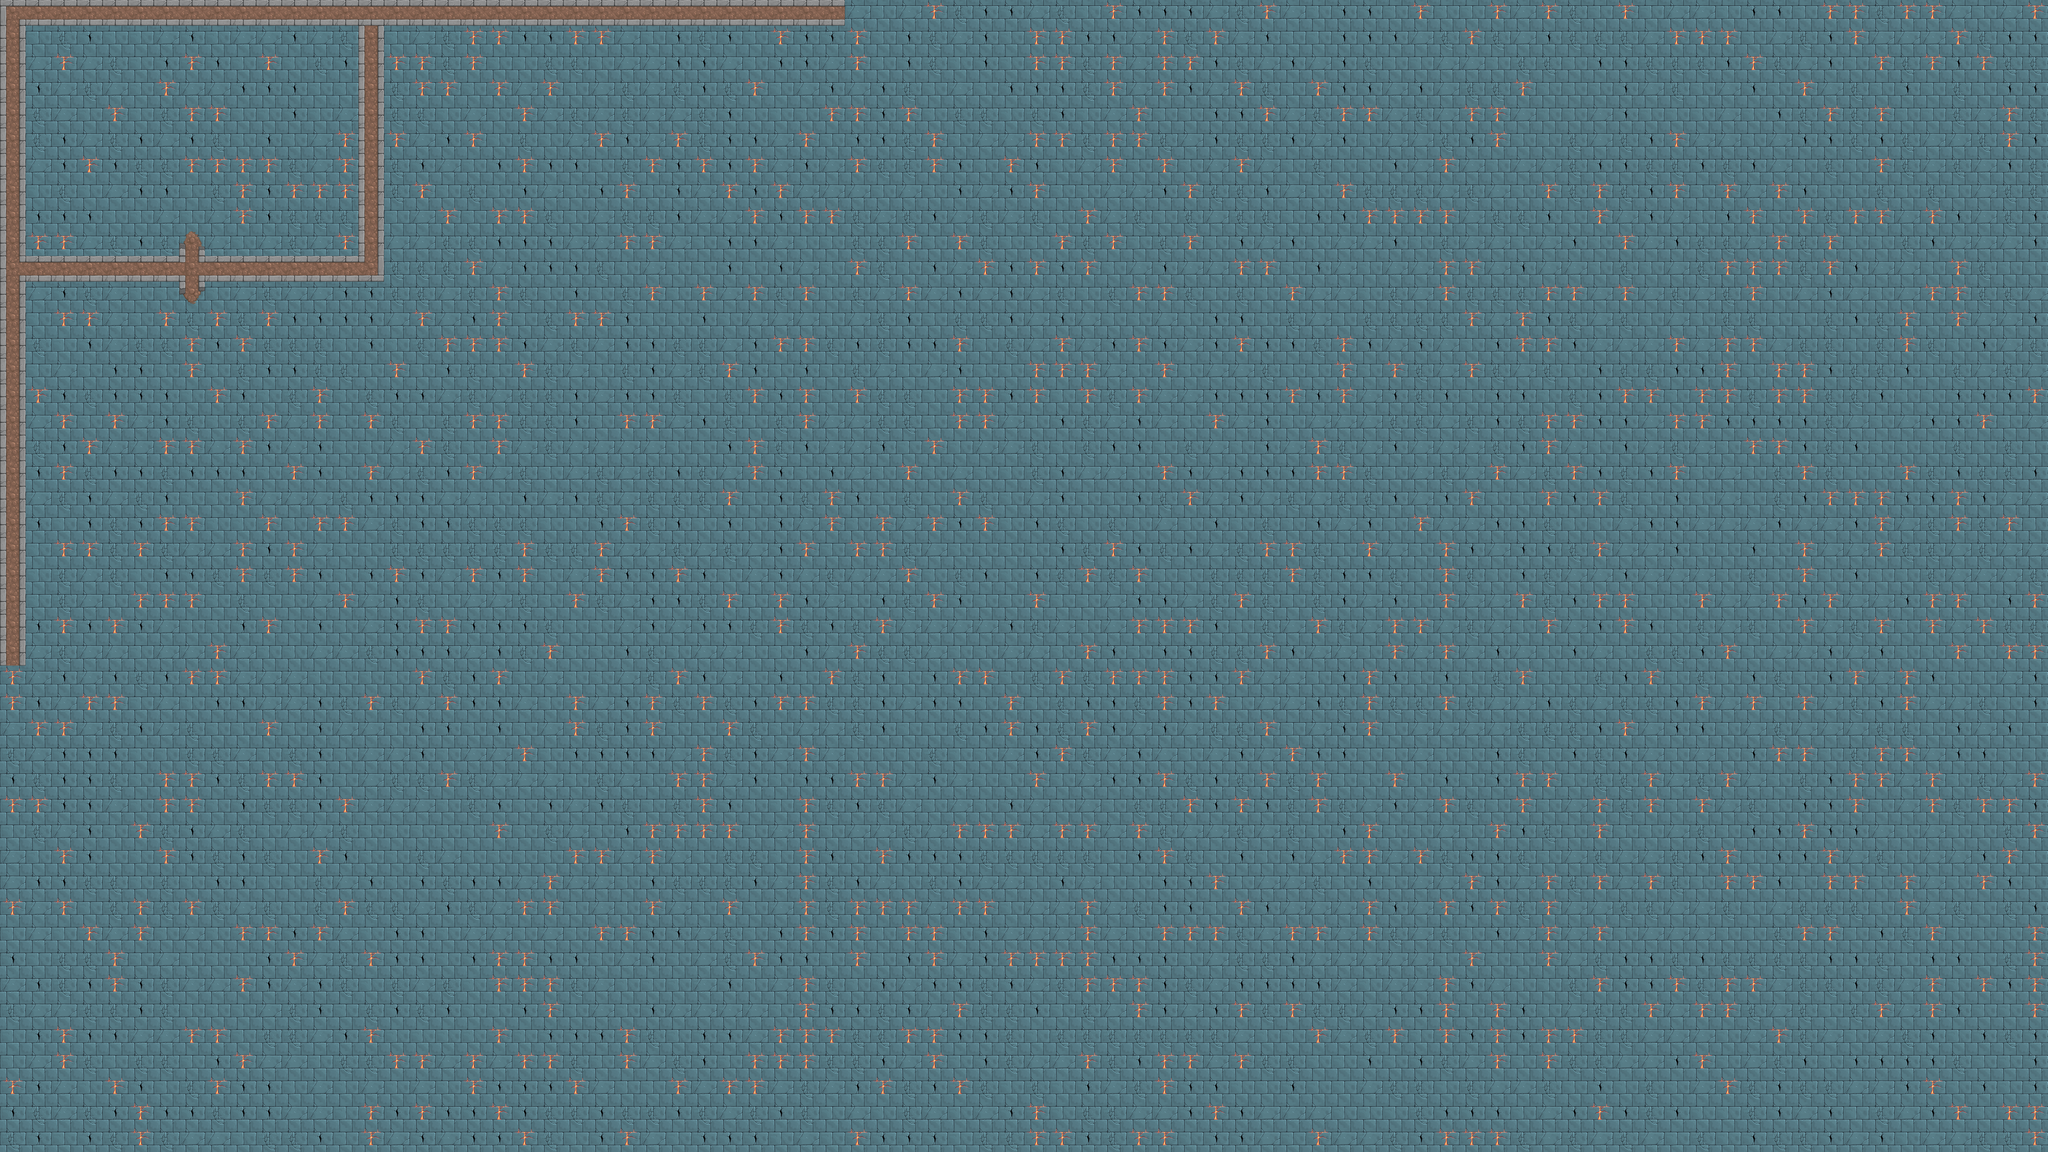

Tiled map render using the project's own tile images. Description and the map definition, with tile-layer contents summarised, below:
An orthogonal 80x45 tile map with 64x64 px tiles, 2 tile layers (Kachelebene 1, Meta).

<map version="1.0" orientation="orthogonal" renderorder="right-down" width="80" height="45" tilewidth="64" tileheight="64" nextobjectid="1">
 <tileset firstgid="1" name="dungeon" tilewidth="64" tileheight="64" tilecount="25" columns="5">
  <image source="dungeonTiles.png" width="320" height="320" />
  <tile id="0">
   <properties>
    <property name="blocked" value="true" />
   </properties>
  </tile>
  <tile id="1">
   <properties>
    <property name="blocked" value="true" />
   </properties>
  </tile>
  <tile id="2">
   <properties>
    <property name="blocked" value="true" />
   </properties>
  </tile>
  <tile id="3">
   <properties>
    <property name="blocked" value="true" />
   </properties>
  </tile>
  <tile id="4">
   <properties>
    <property name="blocked" value="true" />
   </properties>
  </tile>
  <tile id="5">
   <properties>
    <property name="blocked" value="true" />
   </properties>
  </tile>
  <tile id="6">
   <properties>
    <property name="blocked" value="true" />
   </properties>
  </tile>
  <tile id="7">
   <properties>
    <property name="blocked" value="true" />
   </properties>
  </tile>
  <tile id="8">
   <properties>
    <property name="blocked" value="true" />
   </properties>
  </tile>
  <tile id="9">
   <properties>
    <property name="blocked" value="true" />
   </properties>
  </tile>
  <tile id="24">
   <properties>
    <property name="blocked" value="true" />
   </properties>
  </tile>
 </tileset>
 <layer name="Kachelebene 1" width="80" height="45">
  <data>[3600 cells, 3600 non-empty, 13 distinct tile ids]</data>
 </layer>
 <layer name="Meta" width="80" height="45">
  <data>[3600 cells, 0 non-empty, 0 distinct tile ids]</data>
 </layer>
</map>